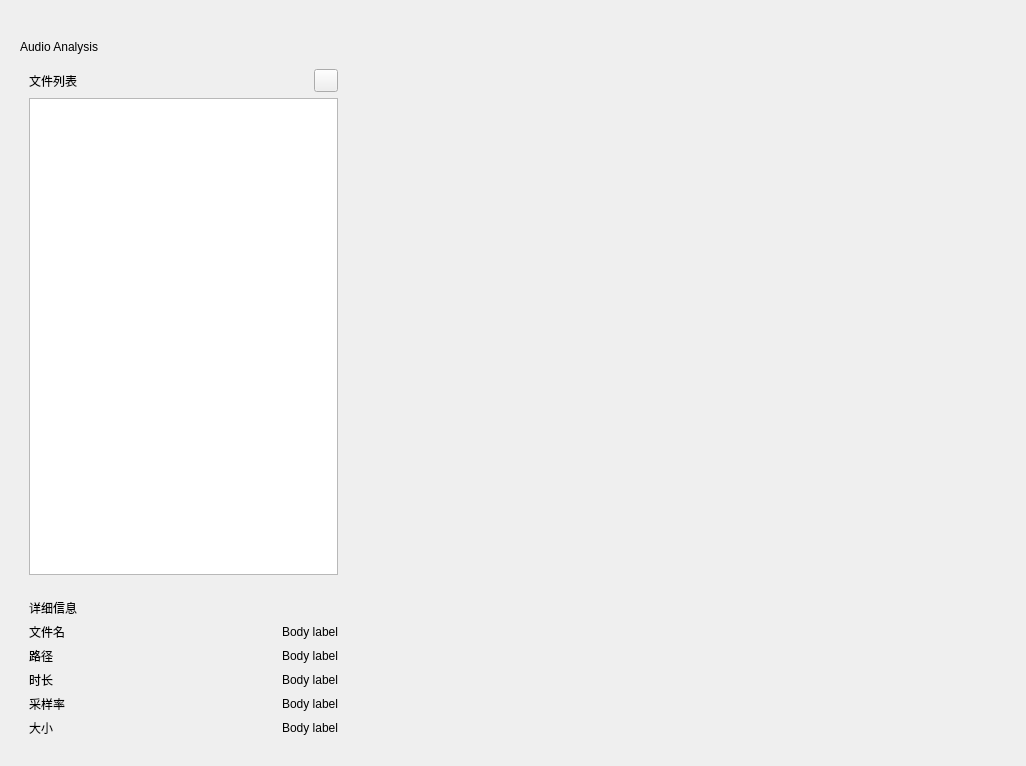
<?xml version="1.0" encoding="UTF-8"?>
<ui version="4.0">
    <class>AudioAnalysisInterface</class>
    <widget class="QWidget" name="AudioAnalysisInterface">
  <property name="geometry">
   <rect>
    <x>0</x>
    <y>0</y>
    <width>1026</width>
    <height>766</height>
   </rect>
  </property>
  <property name="windowTitle">
   <string>Form</string>
  </property>
  <layout class="QHBoxLayout" name="horizontalLayout" stretch="1,2">
   <property name="leftMargin">
    <number>20</number>
   </property>
   <property name="topMargin">
    <number>40</number>
   </property>
   <property name="rightMargin">
    <number>20</number>
   </property>
   <property name="bottomMargin">
    <number>20</number>
   </property>
   <item>
    <layout class="QVBoxLayout" name="verticalLayout">
     <item>
      <widget class="TitleLabel" name="TitleLabel">
       <property name="sizePolicy">
        <sizepolicy hsizetype="Fixed" vsizetype="Fixed">
         <horstretch>0</horstretch>
         <verstretch>0</verstretch>
        </sizepolicy>
       </property>
       <property name="text">
           <string>Audio Analysis</string>
       </property>
      </widget>
     </item>
     <item>
      <widget class="SimpleCardWidget" name="SimpleCardWidget_3">
       <property name="sizePolicy">
        <sizepolicy hsizetype="Preferred" vsizetype="Preferred">
         <horstretch>0</horstretch>
         <verstretch>0</verstretch>
        </sizepolicy>
       </property>
       <property name="maximumSize">
        <size>
         <width>500</width>
         <height>16777215</height>
        </size>
       </property>
       <layout class="QVBoxLayout" name="verticalLayout_2">
        <item>
         <layout class="QHBoxLayout" name="horizontalLayout_2">
          <item>
           <widget class="StrongBodyLabel" name="StrongBodyLabel">
            <property name="text">
             <string>文件列表</string>
            </property>
           </widget>
          </item>
          <item>
           <spacer name="horizontalSpacer">
            <property name="orientation">
             <enum>Qt::Horizontal</enum>
            </property>
            <property name="sizeHint" stdset="0">
             <size>
              <width>40</width>
              <height>20</height>
             </size>
            </property>
           </spacer>
          </item>
          <item>
           <widget class="TransparentToolButton" name="fileButton"/>
          </item>
         </layout>
        </item>
        <item>
         <widget class="TableWidget" name="filesTable"/>
        </item>
       </layout>
      </widget>
     </item>
     <item>
      <widget class="SimpleCardWidget" name="SimpleCardWidget">
       <property name="sizePolicy">
        <sizepolicy hsizetype="Preferred" vsizetype="Fixed">
         <horstretch>0</horstretch>
         <verstretch>0</verstretch>
        </sizepolicy>
       </property>
       <layout class="QFormLayout" name="formLayout">
        <property name="formAlignment">
         <set>Qt::AlignLeading|Qt::AlignLeft|Qt::AlignTop</set>
        </property>
        <item row="0" column="0">
         <widget class="StrongBodyLabel" name="StrongBodyLabel_6">
          <property name="sizePolicy">
           <sizepolicy hsizetype="Expanding" vsizetype="Preferred">
            <horstretch>0</horstretch>
            <verstretch>0</verstretch>
           </sizepolicy>
          </property>
          <property name="text">
           <string>详细信息</string>
          </property>
         </widget>
        </item>
        <item row="1" column="0">
         <widget class="BodyLabel" name="BodyLabel_6">
          <property name="sizePolicy">
           <sizepolicy hsizetype="Expanding" vsizetype="Preferred">
            <horstretch>0</horstretch>
            <verstretch>0</verstretch>
           </sizepolicy>
          </property>
          <property name="text">
           <string>文件名</string>
          </property>
         </widget>
        </item>
        <item row="2" column="0">
         <widget class="BodyLabel" name="BodyLabel_7">
          <property name="text">
           <string>路径</string>
          </property>
         </widget>
        </item>
        <item row="2" column="1">
         <widget class="BodyLabel" name="fileDirLabel">
          <property name="text">
           <string>Body label</string>
          </property>
          <property name="alignment">
           <set>Qt::AlignRight|Qt::AlignTrailing|Qt::AlignVCenter</set>
          </property>
         </widget>
        </item>
        <item row="3" column="0">
         <widget class="BodyLabel" name="BodyLabel_8">
          <property name="text">
           <string>时长</string>
          </property>
         </widget>
        </item>
        <item row="3" column="1">
         <widget class="BodyLabel" name="durationLabel">
          <property name="text">
           <string>Body label</string>
          </property>
          <property name="alignment">
           <set>Qt::AlignRight|Qt::AlignTrailing|Qt::AlignVCenter</set>
          </property>
         </widget>
        </item>
        <item row="4" column="0">
         <widget class="BodyLabel" name="BodyLabel_9">
          <property name="text">
           <string>采样率</string>
          </property>
         </widget>
        </item>
        <item row="4" column="1">
         <widget class="BodyLabel" name="sampleRateLabel">
          <property name="text">
           <string>Body label</string>
          </property>
          <property name="alignment">
           <set>Qt::AlignRight|Qt::AlignTrailing|Qt::AlignVCenter</set>
          </property>
         </widget>
        </item>
        <item row="5" column="0">
         <widget class="BodyLabel" name="BodyLabel_10">
          <property name="text">
           <string>大小</string>
          </property>
         </widget>
        </item>
        <item row="5" column="1">
         <widget class="BodyLabel" name="fileSizeLabel">
          <property name="text">
           <string>Body label</string>
          </property>
          <property name="alignment">
           <set>Qt::AlignRight|Qt::AlignTrailing|Qt::AlignVCenter</set>
          </property>
         </widget>
        </item>
        <item row="1" column="1">
         <widget class="BodyLabel" name="fileNameLabel">
          <property name="sizePolicy">
           <sizepolicy hsizetype="Preferred" vsizetype="Preferred">
            <horstretch>0</horstretch>
            <verstretch>0</verstretch>
           </sizepolicy>
          </property>
          <property name="maximumSize">
           <size>
            <width>16777215</width>
            <height>16777215</height>
           </size>
          </property>
          <property name="layoutDirection">
           <enum>Qt::LeftToRight</enum>
          </property>
          <property name="text">
           <string>Body label</string>
          </property>
          <property name="alignment">
           <set>Qt::AlignRight|Qt::AlignTrailing|Qt::AlignVCenter</set>
          </property>
         </widget>
        </item>
       </layout>
      </widget>
     </item>
    </layout>
   </item>
   <item>
    <layout class="QVBoxLayout" name="verticalLayout_4">
     <item>
      <widget class="SimpleCardWidget" name="SimpleCardWidget_2">
       <property name="sizePolicy">
        <sizepolicy hsizetype="Expanding" vsizetype="Preferred">
         <horstretch>0</horstretch>
         <verstretch>0</verstretch>
        </sizepolicy>
       </property>
       <layout class="QVBoxLayout" name="verticalLayout_3">
        <item>
            <layout class="QVBoxLayout" name="verticalLayout_5"/>
        </item>
       </layout>
      </widget>
     </item>
    </layout>
   </item>
  </layout>
 </widget>
 <customwidgets>
  <customwidget>
   <class>ToolButton</class>
   <extends>QToolButton</extends>
   <header>qfluentwidgets</header>
  </customwidget>
  <customwidget>
   <class>TransparentToolButton</class>
   <extends>ToolButton</extends>
   <header>qfluentwidgets</header>
  </customwidget>
  <customwidget>
   <class>CardWidget</class>
   <extends>QFrame</extends>
   <header>qfluentwidgets</header>
   <container>1</container>
  </customwidget>
  <customwidget>
   <class>SimpleCardWidget</class>
   <extends>CardWidget</extends>
   <header>qfluentwidgets</header>
   <container>1</container>
  </customwidget>
  <customwidget>
   <class>BodyLabel</class>
   <extends>QLabel</extends>
   <header>qfluentwidgets</header>
  </customwidget>
  <customwidget>
   <class>StrongBodyLabel</class>
   <extends>QLabel</extends>
   <header>qfluentwidgets</header>
  </customwidget>
  <customwidget>
   <class>TitleLabel</class>
   <extends>QLabel</extends>
   <header>qfluentwidgets</header>
  </customwidget>
  <customwidget>
   <class>TableWidget</class>
   <extends>QTableWidget</extends>
   <header>qfluentwidgets</header>
  </customwidget>
 </customwidgets>
 <resources/>
 <connections/>
</ui>
